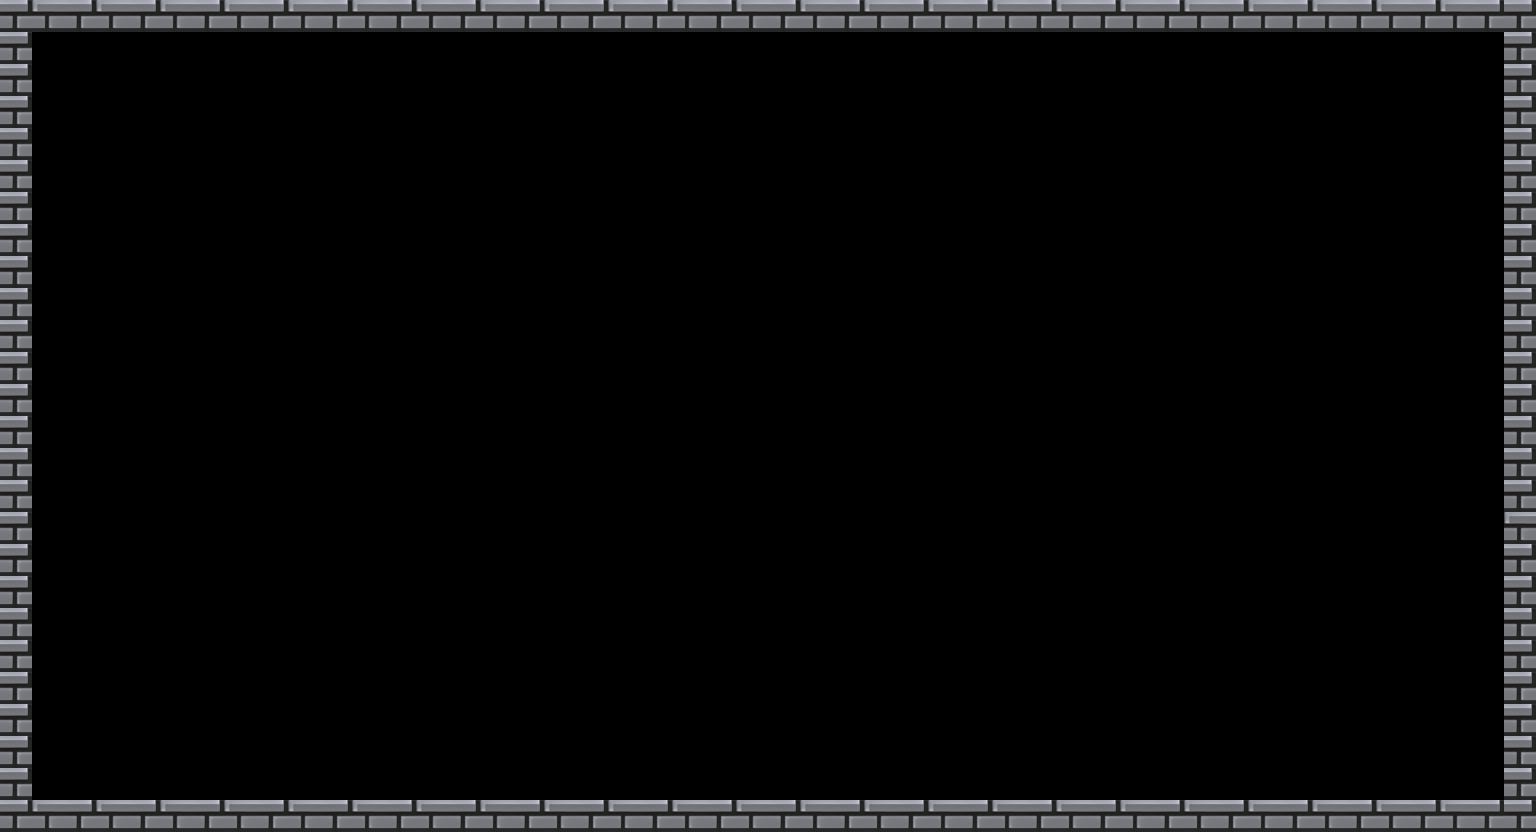

Below is a game level as drawn by its tile map, then a one-line description and the .tmx file that defines it, in full:
An orthogonal 48x26 tile map with 32x32 px tiles, 1 tile layer (layer_walls) and 2 objects.

<map version="1.10" tiledversion="1.11.2" orientation="orthogonal" renderorder="right-down" width="48" height="26" tilewidth="32" tileheight="32" infinite="0" nextlayerid="2" nextobjectid="1">
 <editorsettings>
  <export target="marcoLadrillos.json" format="json" />
 </editorsettings>
 <tileset firstgid="1" name="tileset_muros" tilewidth="32" tileheight="32" tilecount="2" columns="2">
  <image source="../tilesets/tileset_muros.png" width="64" height="32" />
  <tile id="0">
   <objectgroup draworder="index" id="2">
    <object id="1" x="0" y="0" width="32" height="32" />
   </objectgroup>
  </tile>
  <tile id="1">
   <objectgroup draworder="index" id="2">
    <object id="1" x="0" y="0" width="32" height="32" />
   </objectgroup>
  </tile>
 </tileset>
 <layer id="1" name="layer_walls" width="48" height="26">
  <data encoding="csv">
2,1,2,1,2,1,2,1,2,1,2,1,2,1,2,1,2,1,2,1,2,1,2,1,2,1,2,1,2,1,2,1,2,1,2,1,2,1,2,1,2,1,2,1,2,1,2,2,
2,0,0,0,0,0,0,0,0,0,0,0,0,0,0,0,0,0,0,0,0,0,0,0,0,0,0,0,0,0,0,0,0,0,0,0,0,0,0,0,0,0,0,0,0,0,0,2,
2,0,0,0,0,0,0,0,0,0,0,0,0,0,0,0,0,0,0,0,0,0,0,0,0,0,0,0,0,0,0,0,0,0,0,0,0,0,0,0,0,0,0,0,0,0,0,2,
2,0,0,0,0,0,0,0,0,0,0,0,0,0,0,0,0,0,0,0,0,0,0,0,0,0,0,0,0,0,0,0,0,0,0,0,0,0,0,0,0,0,0,0,0,0,0,2,
2,0,0,0,0,0,0,0,0,0,0,0,0,0,0,0,0,0,0,0,0,0,0,0,0,0,0,0,0,0,0,0,0,0,0,0,0,0,0,0,0,0,0,0,0,0,0,2,
2,0,0,0,0,0,0,0,0,0,0,0,0,0,0,0,0,0,0,0,0,0,0,0,0,0,0,0,0,0,0,0,0,0,0,0,0,0,0,0,0,0,0,0,0,0,0,2,
2,0,0,0,0,0,0,0,0,0,0,0,0,0,0,0,0,0,0,0,0,0,0,0,0,0,0,0,0,0,0,0,0,0,0,0,0,0,0,0,0,0,0,0,0,0,0,2,
2,0,0,0,0,0,0,0,0,0,0,0,0,0,0,0,0,0,0,0,0,0,0,0,0,0,0,0,0,0,0,0,0,0,0,0,0,0,0,0,0,0,0,0,0,0,0,2,
2,0,0,0,0,0,0,0,0,0,0,0,0,0,0,0,0,0,0,0,0,0,0,0,0,0,0,0,0,0,0,0,0,0,0,0,0,0,0,0,0,0,0,0,0,0,0,2,
2,0,0,0,0,0,0,0,0,0,0,0,0,0,0,0,0,0,0,0,0,0,0,0,0,0,0,0,0,0,0,0,0,0,0,0,0,0,0,0,0,0,0,0,0,0,0,2,
2,0,0,0,0,0,0,0,0,0,0,0,0,0,0,0,0,0,0,0,0,0,0,0,0,0,0,0,0,0,0,0,0,0,0,0,0,0,0,0,0,0,0,0,0,0,0,2,
2,0,0,0,0,0,0,0,0,0,0,0,0,0,0,0,0,0,0,0,0,0,0,0,0,0,0,0,0,0,0,0,0,0,0,0,0,0,0,0,0,0,0,0,0,0,0,2,
2,0,0,0,0,0,0,0,0,0,0,0,0,0,0,0,0,0,0,0,0,0,0,0,0,0,0,0,0,0,0,0,0,0,0,0,0,0,0,0,0,0,0,0,0,0,0,2,
2,0,0,0,0,0,0,0,0,0,0,0,0,0,0,0,0,0,0,0,0,0,0,0,0,0,0,0,0,0,0,0,0,0,0,0,0,0,0,0,0,0,0,0,0,0,0,2,
2,0,0,0,0,0,0,0,0,0,0,0,0,0,0,0,0,0,0,0,0,0,0,0,0,0,0,0,0,0,0,0,0,0,0,0,0,0,0,0,0,0,0,0,0,0,0,2,
2,0,0,0,0,0,0,0,0,0,0,0,0,0,0,0,0,0,0,0,0,0,0,0,0,0,0,0,0,0,0,0,0,0,0,0,0,0,0,0,0,0,0,0,0,0,0,2,
2,0,0,0,0,0,0,0,0,0,0,0,0,0,0,0,0,0,0,0,0,0,0,0,0,0,0,0,0,0,0,0,0,0,0,0,0,0,0,0,0,0,0,0,0,0,0,1,
2,0,0,0,0,0,0,0,0,0,0,0,0,0,0,0,0,0,0,0,0,0,0,0,0,0,0,0,0,0,0,0,0,0,0,0,0,0,0,0,0,0,0,0,0,0,0,2,
2,0,0,0,0,0,0,0,0,0,0,0,0,0,0,0,0,0,0,0,0,0,0,0,0,0,0,0,0,0,0,0,0,0,0,0,0,0,0,0,0,0,0,0,0,0,0,2,
2,0,0,0,0,0,0,0,0,0,0,0,0,0,0,0,0,0,0,0,0,0,0,0,0,0,0,0,0,0,0,0,0,0,0,0,0,0,0,0,0,0,0,0,0,0,0,2,
2,0,0,0,0,0,0,0,0,0,0,0,0,0,0,0,0,0,0,0,0,0,0,0,0,0,0,0,0,0,0,0,0,0,0,0,0,0,0,0,0,0,0,0,0,0,0,2,
2,0,0,0,0,0,0,0,0,0,0,0,0,0,0,0,0,0,0,0,0,0,0,0,0,0,0,0,0,0,0,0,0,0,0,0,0,0,0,0,0,0,0,0,0,0,0,2,
2,0,0,0,0,0,0,0,0,0,0,0,0,0,0,0,0,0,0,0,0,0,0,0,0,0,0,0,0,0,0,0,0,0,0,0,0,0,0,0,0,0,0,0,0,0,0,2,
2,0,0,0,0,0,0,0,0,0,0,0,0,0,0,0,0,0,0,0,0,0,0,0,0,0,0,0,0,0,0,0,0,0,0,0,0,0,0,0,0,0,0,0,0,0,0,2,
2,0,0,0,0,0,0,0,0,0,0,0,0,0,0,0,0,0,0,0,0,0,0,0,0,0,0,0,0,0,0,0,0,0,0,0,0,0,0,0,0,0,0,0,0,0,0,2,
2,1,2,1,2,1,2,1,2,1,2,1,2,1,2,1,2,1,2,1,2,1,2,1,2,1,2,1,2,1,2,1,2,1,2,1,2,1,2,1,2,1,2,1,2,1,2,2
</data>
 </layer>
</map>
